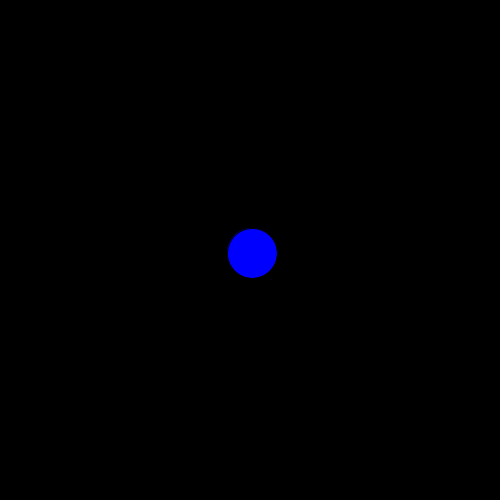
Frame 1 (no input)
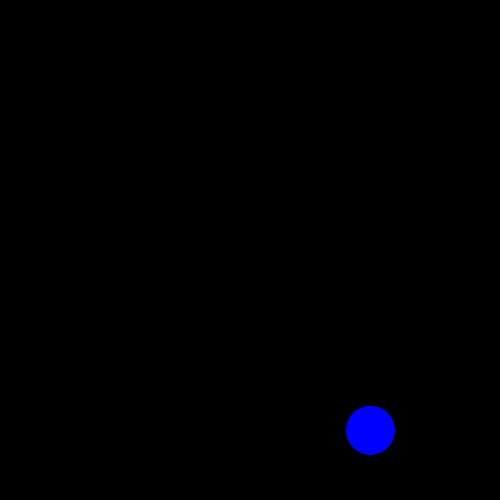
Frame 60 (the mouse pressed at the canvas centre just before this capture)
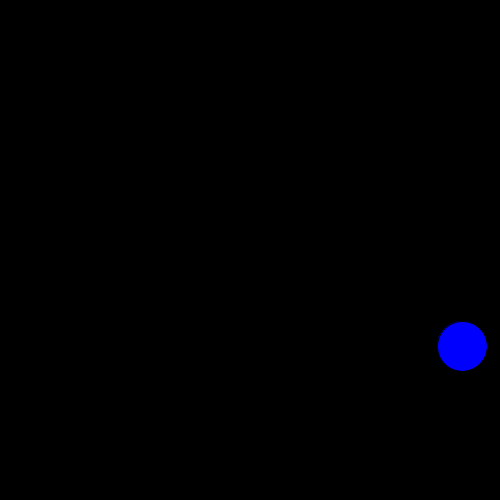
Frame 120 (the mouse held since frame 60 and released just before this capture)

The Processing sketch that drew these frames (run headless with seeded random() and noise(); from frame 60 on, the mouse is pressed at the canvas centre):

// Processing sketch: Exercise9
// ── Exercise9.pde
float x=250, y=250;
int dx=2, dy=3;

void setup() {
    size(500, 500);
}

void draw() {
    background(0);
    x += dx;
    y += dy;
    if (x+25 > width || x-25 < 0) {
        dx *= -1;
    }
    if (y+25 > height || y-25 < 0) {
        dy *= -1;
    }

    if (x<width/2 && y<height/2) {
        fill(255,0,0);
    } else if (x>width/2 && y<height/2) {
        fill(0,255,0);
    } else if (x<width/2 && y>height/2) {
        fill(255,255,0);
    } else if (x>width/2 && y>height/2) {
        fill(0,0,255);
    }

    ellipse(x, y, 50, 50);
}
